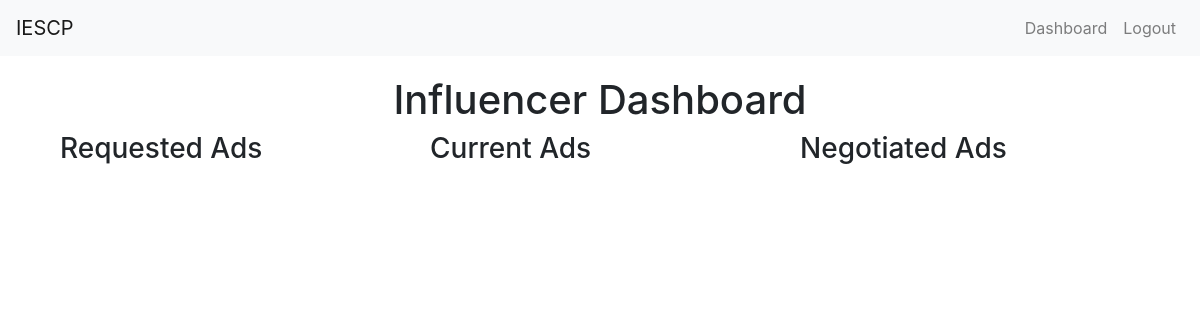
Page /influencer_dashboard (signed in) on the earlier database version.
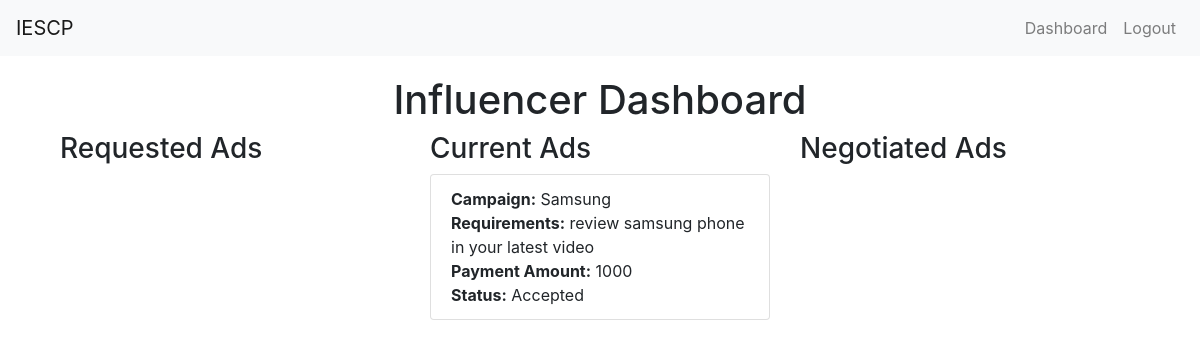
Same page on the later database version.
### app.py (models this page shows, shortened)
class AdRequest(db.Model):
    id = db.Column(db.Integer, primary_key=True)
    campaign_id = db.Column(db.Integer, db.ForeignKey('campaign.id'), nullable=False)
    influencer_id = db.Column(db.Integer, db.ForeignKey('user.id'), nullable=False)
    messages = db.Column(db.Text)
    requirements = db.Column(db.Text)
    payment_amount = db.Column(db.Integer)
    negotiation_comment = db.Column(db.Text, nullable=True)
    status = db.Column(db.String(20), nullable=False, default='Requested')

class Campaign(db.Model):
    id = db.Column(db.Integer, primary_key=True)
    name = db.Column(db.String(100), nullable=False)
    description = db.Column(db.String(200))
    start_date = db.Column(db.DateTime, default=db.func.current_timestamp())
    end_date = db.Column(db.DateTime)
    budget = db.Column(db.Float, nullable=False)
    owner_id = db.Column(db.Integer, db.ForeignKey('user.id'), nullable=False)
    visibility = db.Column(db.String(10))  # 'public' or 'private'
    ad_requests = db.relationship('AdRequest', backref='campaign', lazy=True)

### app.py (the view)
@app.route('/influencer_dashboard')
@login_required
def influencer_dashboard():
    if current_user.role != 'influencer':
        flash('Access unauthorized!', 'danger')
        return redirect(url_for('index'))
    requested_ads = AdRequest.query.filter_by(influencer_id=current_user.id, status='Requested').all()
    current_ads = AdRequest.query.filter_by(influencer_id=current_user.id, status='Accepted').all()
    negotiated_ads = AdRequest.query.filter_by(influencer_id=current_user.id, status='Negotiated').all()
    return render_template('influencer_dashboard.html', current_ads=current_ads, negotiated_ads=negotiated_ads, requested_ads=requested_ads)

### app.py (called while the page is built)
@login_manager.user_loader
def load_user(user_id):
    return User.query.get(int(user_id))

### templates/influencer_dashboard.html (shortened to what this page needs)
{% extends "layout.html" %}
{% block content %}
<div class="container">
    <h1 class="text-center">Influencer Dashboard</h1>
    <div class="row">
        <div class="col-md-4">
            <h3>Requested Ads</h3>
        </div>
        <div class="col-md-4">
            <h3>Current Ads</h3>
            <ul class="list-group">
                {% for ad in current_ads %}
                <li class="list-group-item">
                    <strong>Campaign:</strong> {{ ad.campaign.name }}<br>
                    <strong>Requirements:</strong> {{ ad.requirements }}<br>
                    <strong>Payment Amount:</strong> {{ ad.payment_amount }}<br>
                    <strong>Status:</strong> {{ ad.status }}
                </li>
                {% endfor %}
            </ul>
        </div>
        <div class="col-md-4">
            <h3>Negotiated Ads</h3>
        </div>
    </div>
</div>
{% endblock %}

Differences in the rows shown:
now on this page (row edited): AdRequest: campaign.name "Samsung", requirements "review samsung phone in your latest video", payment_amount "1000", status "Accepted"
